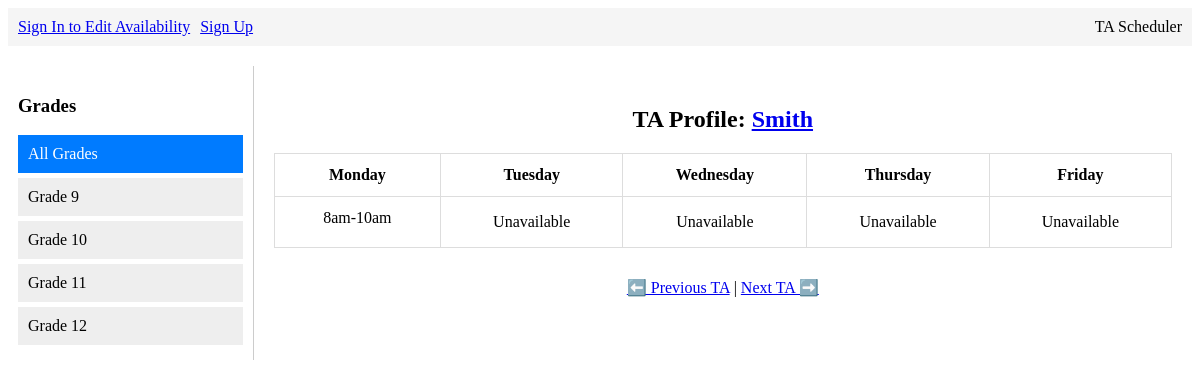
The app's page /, older data.
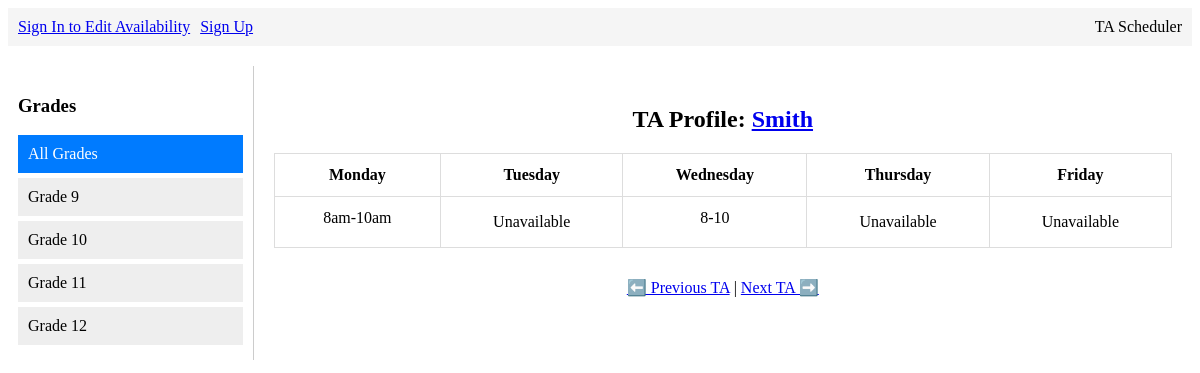
The same page, newer data.
### tutoring/models.py (models this page shows, shortened)
class TA(models.Model):
    user = models.OneToOneField(User, on_delete=models.CASCADE, blank=True, null=True)
    name = models.CharField(max_length=100)
    bio = models.TextField()
    grades = models.CharField(max_length=50)

class Availability(models.Model):
    DAYS_OF_WEEK = [
        ('Monday', 'Monday'),
        ('Tuesday', 'Tuesday'),
        ('Wednesday', 'Wednesday'),
        ('Thursday', 'Thursday'),
        ('Friday', 'Friday'),
    ]
    ta = models.ForeignKey(TA, on_delete=models.CASCADE, related_name='availabilities')
    day = models.CharField(max_length=10, choices=DAYS_OF_WEEK)
    time_slot = models.CharField(max_length=50)

### tutoring/views.py (the view)
# urls.py: path('', views.ta_dashboard, name='ta_dashboard'),
def ta_dashboard(request):
    selected_grade = request.GET.get('grade', '')
    ta_index = int(request.GET.get('ta_index', 0))
    if selected_grade:
        ta_list = TA.objects.filter(grades__contains=selected_grade)
    else:
        ta_list = TA.objects.all()
    if ta_index < 0:
        ta_index = max(0, len(ta_list) - 1)
    elif ta_index >= len(ta_list) and len(ta_list) > 0:
        ta_index = 0
    current_ta = ta_list[ta_index] if ta_list.exists() else None
    schedule = {day: [] for day in ['Monday', 'Tuesday', 'Wednesday', 'Thursday', 'Friday']}
    if current_ta:
        slots = current_ta.availabilities.all()
        for slot in slots:
            if slot.day in schedule:
                schedule[slot.day].append(slot)
    context = {
        'current_ta': current_ta,
        'schedule': schedule,
        'ta_index': ta_index,
        'prev_index': ta_index - 1,
        'next_index': ta_index + 1,
        'selected_grade': selected_grade,
        'grades_list': ['9', '10', '11', '12'],
    }
    return render(request, 'tutoring/home.html', context)

### tutoring/templates/tutoring/home.html (shortened to what this page needs)
<!DOCTYPE html>
<html>
<head>
</head>
<body>
    <div class="header">
        <div class="auth-btn" style="display: flex; align-items: center; gap: 10px;">
            {% if user.is_authenticated %}
                <span>Logged in as: {{ user.username }}</span> |
                {% if user.is_superuser or user.ta %}
                    <a href="{% url 'edit_availability' %}" style="font-weight:bold; color:green; text-decoration: none;">[Edit Availability]</a> |
                {% endif %}
                <form method="post" action="{% url 'logout' %}" style="display: inline; margin: 0; padding: 0;">
                    {% csrf_token %}
                    <button type="submit" style="background: none; border: none; color: #007BFF; text-decoration: underline; cursor: pointer; font-size: inherit; font-family: inherit; padding: 0;">Sign Out</button>
                </form>
            {% else %}
                <a href="{% url 'login' %}">Sign In to Edit Availability</a>
                <a href="{% url 'signup' %}">Sign Up</a>
            {% endif %}
        </div>
        <div>TA Scheduler</div>
    </div>
    <div class="main-layout">
        <div class="sidebar">
            <h3>Grades</h3>
            <a href="{% url 'ta_dashboard' %}" class="tab {% if not selected_grade %}active{% endif %}">All Grades</a>
            {% for grade in grades_list %}
                <a href="{% url 'ta_dashboard' %}?grade={{ grade }}" class="tab {% if selected_grade == grade %}active{% endif %}">Grade {{ grade }}</a>
            {% endfor %}
        </div>
        <div class="content">
            {% if current_ta %}
                <h2>TA Profile: <a href="{% url 'ta_detail' current_ta.pk %}">{{ current_ta.name }}</a></h2>
                <table>
                    <thead>
                        <tr>
                            <th>Monday</th>
                            <th>Tuesday</th>
                            <th>Wednesday</th>
                            <th>Thursday</th>
                            <th>Friday</th>
                        </tr>
                    </thead>
                    <tbody>
                        <tr>
                            <td>
                                {% for slot in schedule.Monday %}
                                    <span class="slot-item">{{ slot.time_slot }}</span>
                                {% empty %}Unavailable{% endfor %}
                            </td>
                            <td>
                                {% for slot in schedule.Tuesday %}
                                    <span class="slot-item">{{ slot.time_slot }}{% if user.is_superuser or user.ta == current_ta %}<a href="{% url 'delete_availability' slot.pk %}" class="delete-link" onclick="return confirm('Remove this schedule slot?');"> [x]</a>{% endif %}</span>
                                {% empty %}Unavailable{% endfor %}
                            </td>
                            <td>
                                {% for slot in schedule.Wednesday %}
                                    <span class="slot-item">{{ slot.time_slot }}</span>
                                {% empty %}Unavailable{% endfor %}
                            </td>
                            <td>
                                {% for slot in schedule.Thursday %}
                                    <span class="slot-item">{{ slot.time_slot }}{% if user.is_superuser or user.ta == current_ta %}<a href="{% url 'delete_availability' slot.pk %}" class="delete-link" onclick="return confirm('Remove this schedule slot?');"> [x]</a>{% endif %}</span>
                                {% empty %}Unavailable{% endfor %}
                            </td>
                            <td>
                                {% for slot in schedule.Friday %}
                                    <span class="slot-item">{{ slot.time_slot }}{% if user.is_superuser or user.ta == current_ta %}<a href="{% url 'delete_availability' slot.pk %}" class="delete-link" onclick="return confirm('Remove this schedule slot?');"> [x]</a>{% endif %}</span>
                                {% empty %}Unavailable{% endfor %}
                            </td>
                        </tr>
                    </tbody>
                </table>
                <div class="navigation">
                    <a href="{% url 'ta_dashboard' %}?ta_index={{ prev_index }}&grade={{ selected_grade }}">⬅️ Previous TA</a> |
                    <a href="{% url 'ta_dashboard' %}?ta_index={{ next_index }}&grade={{ selected_grade }}">Next TA ➡️</a>
                </div>
            {% else %}
                <p>No TAs found for this criteria.</p>
            {% endif %}
        </div>
    </div>
</body>
</html>

### tutoring/templates/tutoring/home.html (style rules this page uses)
.header { display: flex; justify-content: space-between; padding: 10px; background: #f5f5f5; }
.main-layout { display: flex; margin-top: 20px; }
.sidebar { width: 20%; padding: 10px; border-right: 1px solid #ccc; }
.content { width: 80%; padding: 20px; text-align: center; }
.tab { display: block; padding: 10px; margin: 5px 0; background: #eee; text-decoration: none; color: black; }
.tab.active { background: #007BFF; color: white; }
table { width: 100%; border-collapse: collapse; margin-top: 20px; }
th, td { border: 1px solid #ddd; padding: 12px; text-align: center; }
.navigation { margin-top: 30px; }
.slot-item { margin-bottom: 8px; display: block; }

Row changes from the older to the newer data that the page shows:
added Availability: time_slot "8-10"
Text that changed along with them:
text no longer shown: "Unavailable"
